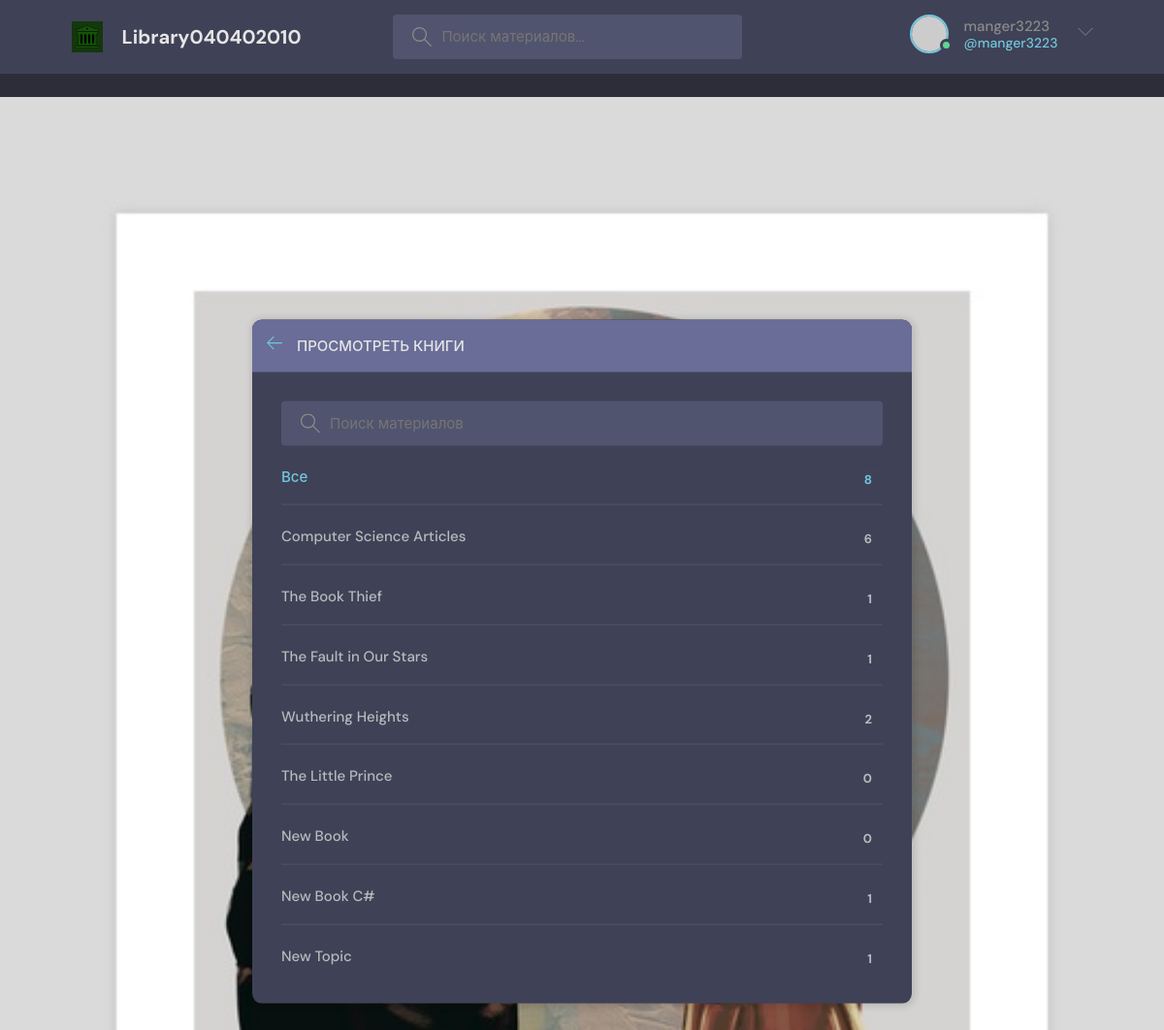
The app's page /topics/ (signed in) with its own data.
### base/models.py (models this page shows, shortened)
class Book(models.Model):
    name = models.CharField(max_length=30)

### base/views.py (the view)
# urls.py: path('topics/', views.topicsPage, name="topics"),
def topicsPage(request):
    q = request.GET.get('q') if request.GET.get('q') != None else ''
    topics = Book.objects.filter(name__icontains=q)
    return render(request, 'base/topics.html', {'topics': topics})

### base/templates/base/topics.html (shortened to what this page needs)
  {% extends 'main.html' %}
  {% block content %}
    <main class="create-room layout">
      <div class="container">
        <div class="layout__box">
          <div class="layout__boxHeader">
            <div class="layout__boxTitle">
              <a href="{% url 'Homepage' %}">
                <svg version="1.1" xmlns="http://www.w3.org/2000/svg" width="32" height="32" viewBox="0 0 32 32">
                  <title>arrow-left</title>
                  <path
                    d="M13.723 2.286l-13.723 13.714 13.719 13.714 1.616-1.611-10.96-10.96h27.625v-2.286h-27.625l10.965-10.965-1.616-1.607z"
                  ></path>
                </svg>
              </a>
              <h3>Просмотреть книги</h3>
            </div>
          </div>
          <div class="topics-page layout__body">
            <form action="" method="GET" class="header__search">
              <label>
                <input name="q" placeholder="Поиск материалов" />
              </label>
            </form>
            <ul class="topics__list">
              <li>
                <a href="{% url 'topics' %}" class="active">Все <span>{{topics.count}}</span></a>
              </li>
              {% for topic in topics %}
              <li>
                <a href="{% url 'Homepage' %}?q={{topic.name}}">{{topic.name}} <span>{{topic.authorize_set.all.count}}</span></a>
              </li>
              {% endfor %}
            </ul>
          </div>
        </div>
      </div>
    </main>
{% endblock content %}

### templates_for_my_library/navbar.html (shortened to what this page needs)
{% load static %}
<header class="header header--loggedIn">
      <div class="container">
        <a href="{% url 'Homepage' %}" class="header__logo">
          <img src="{% static 'images/Logo.svg' %}" />
          <h1>Library040402010</h1>
        </a>
        <form class="header__search" method="GET" action="{% url 'Homepage' %}">
          <label>
            <input name="q" placeholder="Поиск материалов..." />
          </label>
        </form>
        <nav class="header__menu">
          {% if request.user.is_authenticated %}
          <div class="header__user">
            <a href="{% url 'update-profile' %}">
              <div class="avatar avatar--medium active">
                <img src="https://randomuser.me/api/portraits/men/37.jpg" />
              </div>
              <p>{{request.user.username}} <span>@{{request.user.username}}</span></p>
            </a>
            <button class="dropdown-button">
              <svg version="1.1" xmlns="http://www.w3.org/2000/svg" width="32" height="32" viewBox="0 0 32 32">
                <title>chevron-down</title>
                <path d="M16 21l-13-13h-3l16 16 16-16h-3l-13 13z"></path>
              </svg>
            </button>
          </div>
          {% else %}
          <a href="{% url 'login' %}">
            <img src="{% static 'images/avatar.svg' %}" />
            <p>Login</p>
          </a>
          {% endif %}
        </nav>
      </div>
    </header>

### static/styles/style.css (style rules this page uses)
:root { --color-main: #71c6dd; --color-main-light: #e1f6fb; --color-dark: #3f4156; --color-dark-medium: #51546e; --color-dark-light: #696d97; --color-light: #e5e5e5; --color-gray: #8b8b8b; --color-light-gray: #b2bdbd; --color-bg: #2d2d39; --color-success: #5dd693; --color-error: #fc4b0b; }
* { font-family: "DM Sans", -apple-system, BlinkMacSystemFont, "Segoe UI", Roboto, Oxygen, Ubuntu, Cantarell, "Open Sans", "Helvetica Neue", sans-serif; margin: 0; padding: 0; box-sizing: border-box; text-rendering: optimizeLegibility; font-size: inherit; }
html { font-size: 56.25%; }
@media only screen and (min-width: 1200px) { html { font-size: 62.5%; } }
body { line-height: 1.6; font-weight: 400; font-size: 1.5rem; color: var(--color-light-gray); background-color: var(--color-bg); min-height: 100vh; }
img { width: 100%; }
a { display: inline-block; color: var(--color-main); text-decoration: none; }
.container { max-width: 120rem; width: 90%; margin: auto; }
.avatar { position: relative; display: inline-block; border-radius: 50%; border: 2px solid var(--color-main); }
.avatar img { display: block; border-radius: 50%; object-fit: cover; object-position: center; }
.avatar::after { content: ""; display: block; position: absolute; background-color: var(--color-gray); z-index: 111; border-radius: 50%; border: 0.3rem solid var(--color-dark); }
.avatar.active::after { background-color: var(--color-success); }
.avatar.avatar--medium img { width: 3.6rem; height: 3.6rem; border-radius: 50%; }
.avatar.avatar--medium:after { width: 0.7rem; height: 0.7rem; bottom: 0px; right: -6px; }
.header { padding: 1.5rem; background-color: var(--color-dark); }
.header > .container { display: flex; gap: 9.5rem; }
.header__logo, .header__user { display: flex; gap: 2rem; align-items: center; }
.header__logo > img { height: 3.2rem; width: 3.2rem; }
.header__logo > h1 { font-weight: 700; font-size: 2rem; color: var(--color-light); }
.header__search > label { background-color: var(--color-dark-medium); padding: 1.3rem 1rem; display: flex; align-items: center; gap: 1rem; border-radius: 4px; }
.header__search svg { fill: var(--color-gray); width: 2rem; height: 2rem; margin-left: 1rem; }
.header__search input { width: 30rem; background: transparent; border: none; outline: none; color: var(--color-light); }
.header__menu { margin-left: auto; position: relative; }
.header__menu a { display: flex; gap: 1.5rem; align-items: center; font-weight: 500; text-decoration: none; color: var(--color-gray); }
.header__menu img { height: 3.6rem; }
.header__menu p { line-height: 1.2; }
.header__menu span { color: var(--color-main); font-weight: 500; font-size: 1.4rem; display: block; }
.header__menu svg { width: 1.6rem; height: 1.6rem; fill: var(--color-dark-light); }
.dropdown-button { background: transparent; border: 0; outline: 0; cursor: pointer; }
.layout { margin-top: 2.4rem; }
.layout > .container { display: flex; justify-content: space-between; align-items: flex-start; }
.layout__box { width: 90%; max-width: 48rem; min-height: 40rem; position: absolute; top: 50%; left: 50%; transform: translate(-50%, -46%); background-color: var(--color-dark); border-radius: 1rem; box-shadow: 1px 1px 6px 3px rgba(0, 0, 0, 0.1); overflow: hidden; }
.layout__boxHeader { display: flex; padding: 1.5rem; background-color: var(--color-dark-light); }
.layout__boxTitle { display: flex; gap: 1.5rem; align-items: center; }
.layout__boxTitle h3 { text-transform: uppercase; font-weight: 500; color: var(--color-light); }
.layout__boxTitle svg { width: 1.6rem; height: 1.6rem; fill: var(--color-main); }
.layout__body { margin: 3rem; }
.topics__list { list-style: none; }
.topics__list li a { display: flex; justify-content: space-between; margin-bottom: 3rem; font-weight: 500; color: var(--color-light-gray); transition: all 0.3s ease-in-out; }
.topics__list li a.active, .topics__list li a:hover { color: var(--color-main); }
.topics__list li a span { padding: 0.5rem 1rem; background-color: var(--color-dark); border-radius: 3px; font-size: 1.3rem; font-weight: 700; letter-spacing: 1px; }
.topics-page .topics__list li:not(:last-child) a { margin: 2rem 0; padding-bottom: 1rem; text-decoration: none; border-bottom: 1px solid var(--color-dark-medium); }
.topics-page .header__search { display: block; }
.create-room.layout .layout__box { max-width: 68rem; }

### records on screen
Book: name "Computer Science Articles", authorize_set.all.count "6"
Book: name "The Book Thief", authorize_set.all.count "1"
Book: name "The Fault in Our Stars", authorize_set.all.count "1"
Book: name "Wuthering Heights", authorize_set.all.count "2"
Book: name "The Little Prince", authorize_set.all.count "0"
Book: name "New Book", authorize_set.all.count "0"
Book: name "New Book C#", authorize_set.all.count "1"
Book: name "New Topic", authorize_set.all.count "1"

### other values on screen
{{ request.user.username }} "manger3223"
{{ topics.count }} "8"
